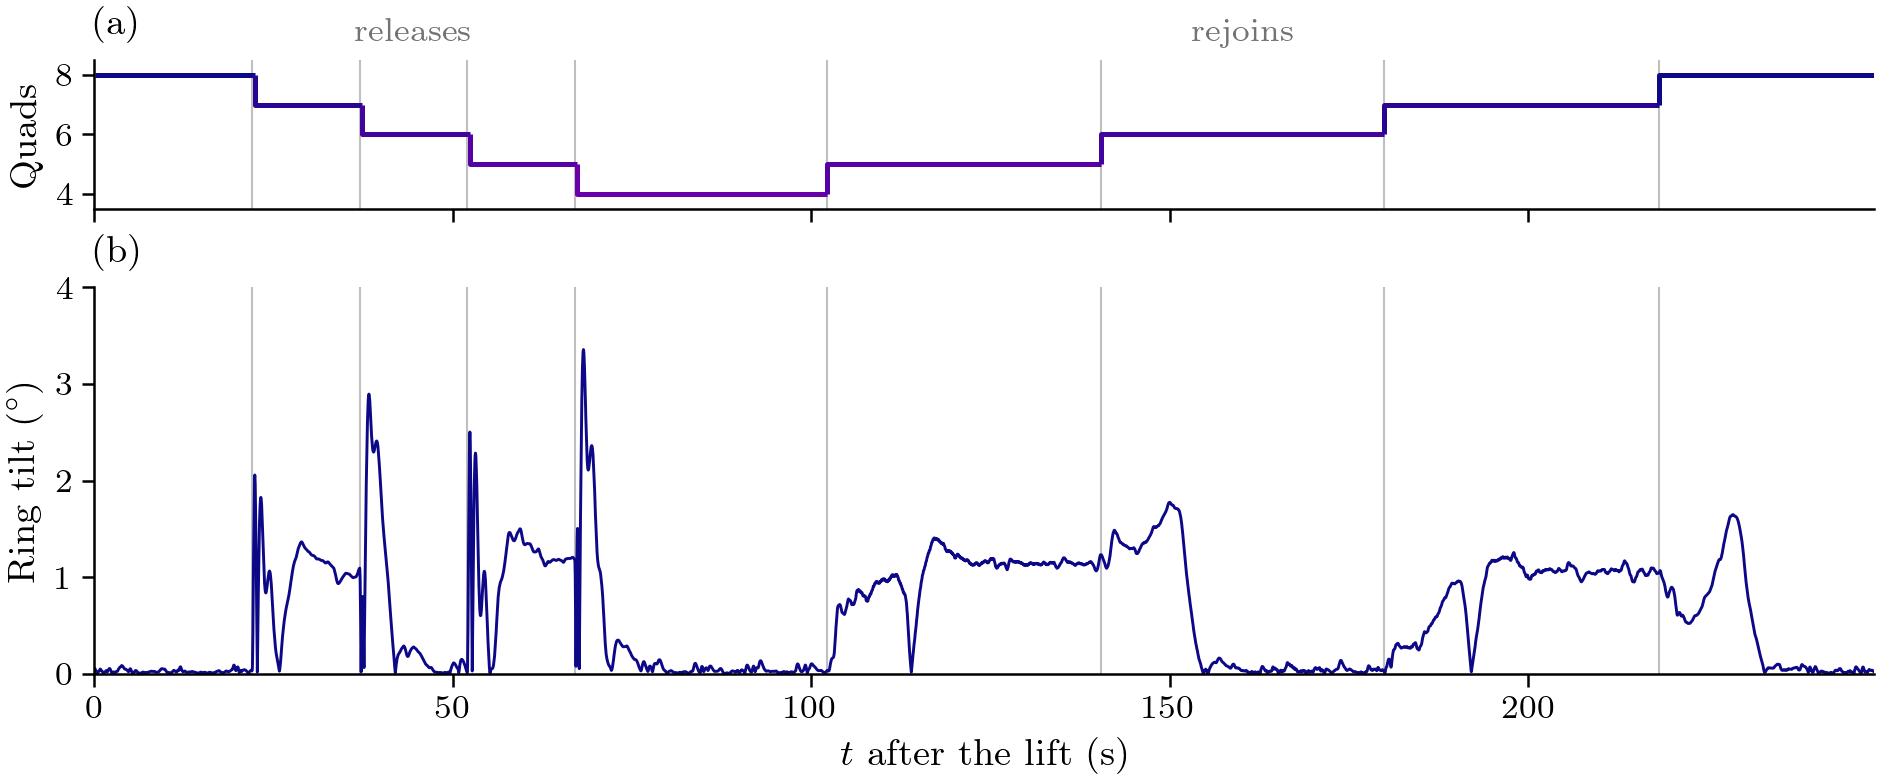

Write the Python code that produced this figure.
#!/usr/bin/env python3
"""S: the 8 -> 4 -> 8 chain (card docs/experiments/2026-10-23_scalability.md, N; exploratory run R2597).

Message: eight quads carry the 0.9 kg, 0.5 m ring through four unannounced releases down to four and four rejoins
back to eight, with the ring's tilt never above about 3.4 deg.
Hero: the ring's tilt (run.csv, as recorded) from the lift's top to LAND; above it, the planner's fleet size (its log,
moved onto the run clock by the manifest's t_ready_sim, as tools/s_metrics.py does). Events from events.csv. Left out:
the lift, the landing, the rejoiners' approaches (fig_rejoin), the bars (R2597 is exploratory).
Preliminary: one exploratory run at 1 SQP iteration; the claim runs fly at 5 (Q6) and are owed.
"""
import csv
import glob
import json
import os
import sys

import numpy as np
import pandas as pd

sys.path.insert(0, os.path.dirname(os.path.abspath(__file__)))
import review_style as S  # noqa: E402

RUN = 'R2597'


def main():
    d = glob.glob(os.path.join(S.REPO, 'results', '*', f'{RUN}_*'))[0]
    run = pd.read_csv(os.path.join(d, 'logs', 'run.csv')).drop_duplicates('t')
    ev = [(float(e['sim_time']), e['event'], e['arg']) for e in csv.DictReader(open(os.path.join(d, 'logs', 'events.csv')))]
    t_lift = next(t for t, n, _ in ev if n == 'LIFTED')
    t_land = next(t for t, n, _ in ev if n == 'LAND')
    t_ready = float(json.load(open(os.path.join(d, 'manifest.json')))['t_ready_sim'])
    log = pd.read_csv(glob.glob(os.path.join(d, 'logs', 'dissipative_planner', '*', 'log.csv'))[0],
                      usecols=['sim_time', 'n'])
    tn, n = log.sim_time.to_numpy() - t_ready, log.n.to_numpy()
    t = run.t.to_numpy()
    w = (t >= t_lift) & (t <= t_land)
    wn = (tn >= t_lift) & (tn <= t_land)

    S.setup()
    fig = S.figure('full', 2.6)
    gs = fig.add_gridspec(2, 1, height_ratios=[1, 2.6])
    ax_n = fig.add_subplot(gs[0])
    ax = fig.add_subplot(gs[1], sharex=ax_n)
    # the fleet-size palette (plasma: 4 at 0.20 as in the best set, 8 at 0)
    colour = {k: S.plt.cm.plasma(0.05 * (8 - k)) for k in range(4, 9)}
    ts, ns = tn[wn] - t_lift, n[wn]
    cuts = np.r_[0, np.flatnonzero(np.diff(ns)) + 1, len(ns)]
    for a, b in zip(cuts[:-1], cuts[1:]):
        x1 = ts[b] if b < len(ts) else ts[-1]
        xs, ys = ([ts[a]] * 2, [ns[a - 1], ns[a]]) if a else ([ts[a]], [ns[a]])
        ax_n.plot(xs + [x1], ys + [ns[a]], color=colour[int(ns[a])], lw=S.LW_HERO, solid_capstyle='butt')
    ax_n.set_ylim(3.5, 8.5)
    ax_n.set_yticks([4, 6, 8])
    ax_n.set_ylabel('Quads')
    ax_n.tick_params(labelbottom=False)
    for tt, name, arg in ev:
        if name in ('RELEASE', 'REJOIN_WELD') and t_lift <= tt <= t_land:
            for a in (ax_n, ax):
                a.axvline(tt - t_lift, color=S.LIGHT, lw=0.5, zorder=0)
    rel = [tt - t_lift for tt, name, _ in ev if name == 'RELEASE']
    weld = [tt - t_lift for tt, name, _ in ev if name == 'REJOIN_WELD']
    ax_n.annotate('releases', xy=(np.mean([rel[0], rel[-1]]), 1.0), xycoords=('data', 'axes fraction'),
                  xytext=(0, 3), textcoords='offset points', ha='center', va='bottom', fontsize=8, color=S.GREY)
    ax_n.annotate('rejoins', xy=(np.mean([weld[0], weld[-1]]), 1.0), xycoords=('data', 'axes fraction'),
                  xytext=(0, 3), textcoords='offset points', ha='center', va='bottom', fontsize=8, color=S.GREY)
    tilt = run.payload_tilt_deg.to_numpy()
    ax.plot(t[w] - t_lift, tilt[w], color='#0d0887', lw=S.LW_CTX, rasterized=True)
    print(f'tilt peak {np.nanmax(tilt[w]):.2f} deg at {t[w][np.nanargmax(tilt[w])] - t_lift:.1f} s after the lift; '
          f'n {sorted(set(n[wn].tolist()))}; window {t_land - t_lift:.1f} s')
    ax.set_ylim(0, 4)
    ax.set_yticks([0, 1, 2, 3, 4])
    ax.set_ylabel(r'Ring tilt ($^\circ$)')
    ax.set_xlim(0, t_land - t_lift)
    ax.set_xlabel(r'$t$ after the lift (s)')
    fig.align_ylabels([ax_n, ax])
    S.ps.panel_label(ax_n, 'a')
    S.ps.panel_label(ax, 'b')
    S.save(fig, 'fig_s_chain')


if __name__ == '__main__':
    main()
